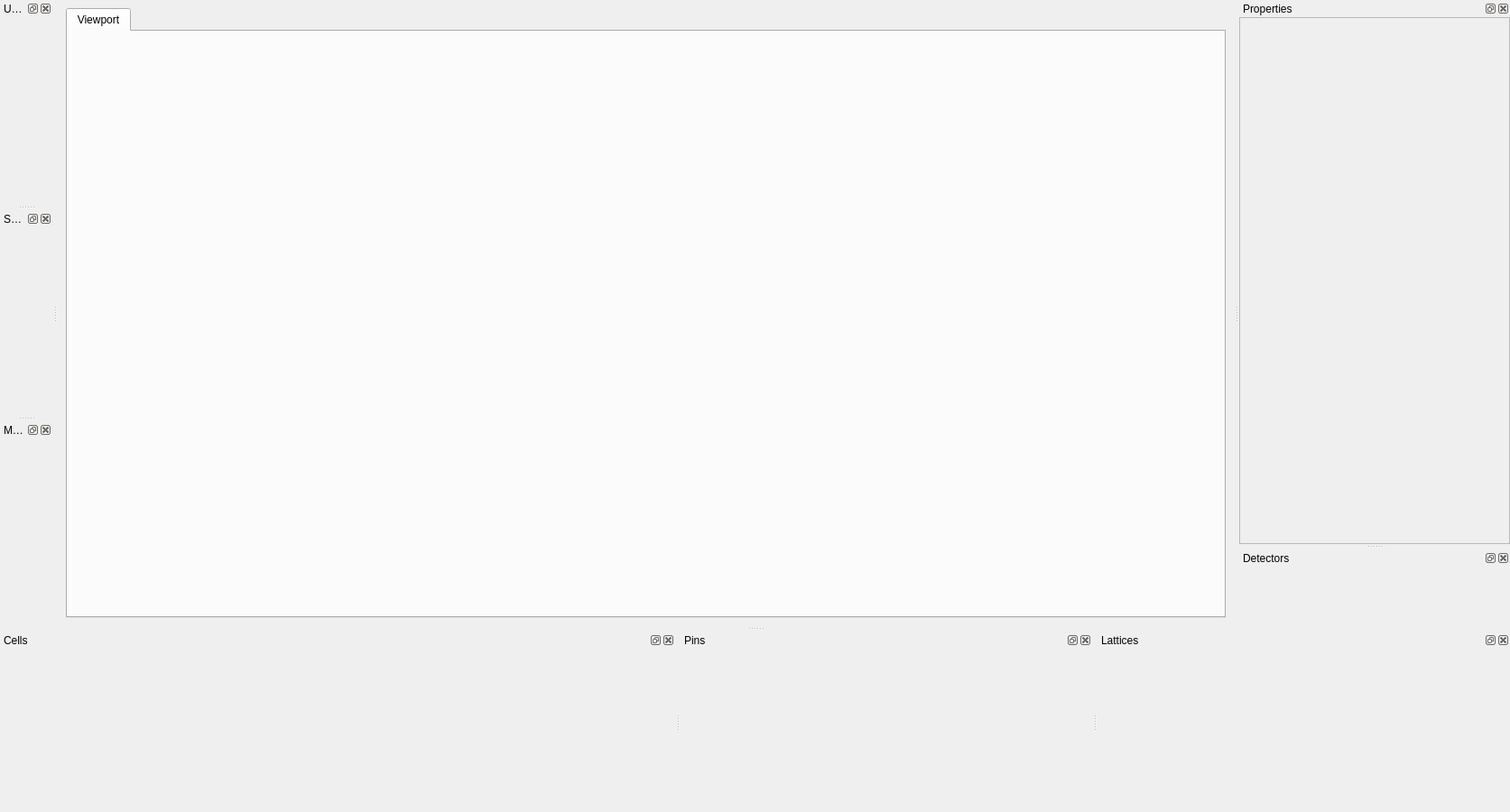
<?xml version="1.0" encoding="UTF-8"?>
<ui version="4.0">
 <class>MainWindow</class>
 <widget class="QMainWindow" name="MainWindow">
  <property name="geometry">
   <rect>
    <x>0</x>
    <y>0</y>
    <width>1673</width>
    <height>900</height>
   </rect>
  </property>
  <property name="windowTitle">
   <string>MainWindow</string>
  </property>
  <widget class="QWidget" name="centralwidget">
   <layout class="QGridLayout" name="gridLayout">
    <item row="0" column="0">
     <widget class="QTabWidget" name="tab_main">
      <property name="currentIndex">
       <number>0</number>
      </property>
      <widget class="QWidget" name="tab_viewport">
       <attribute name="title">
        <string>Viewport</string>
       </attribute>
       <layout class="QVBoxLayout" name="verticalLayout_6">
        <property name="leftMargin">
         <number>0</number>
        </property>
        <property name="topMargin">
         <number>0</number>
        </property>
        <property name="rightMargin">
         <number>0</number>
        </property>
        <property name="bottomMargin">
         <number>0</number>
        </property>
        <item>
         <widget class="QWidget" name="viewport_widget" native="true">
          <layout class="QVBoxLayout" name="verticalLayout_2">
           <property name="leftMargin">
            <number>0</number>
           </property>
           <property name="topMargin">
            <number>0</number>
           </property>
           <property name="rightMargin">
            <number>0</number>
           </property>
           <property name="bottomMargin">
            <number>0</number>
           </property>
           <item>
            <layout class="QVBoxLayout" name="viewport_layout"/>
           </item>
          </layout>
         </widget>
        </item>
       </layout>
      </widget>
     </widget>
    </item>
   </layout>
  </widget>
  <widget class="QMenuBar" name="menubar">
   <property name="geometry">
    <rect>
     <x>0</x>
     <y>0</y>
     <width>1673</width>
     <height>26</height>
    </rect>
   </property>
  </widget>
  <widget class="QDockWidget" name="dock_universes">
   <property name="windowTitle">
    <string>Universes</string>
   </property>
   <attribute name="dockWidgetArea">
    <number>1</number>
   </attribute>
   <widget class="QWidget" name="dock_universes_contents">
    <layout class="QVBoxLayout" name="verticalLayout_4">
     <property name="leftMargin">
      <number>0</number>
     </property>
     <property name="topMargin">
      <number>0</number>
     </property>
     <property name="rightMargin">
      <number>0</number>
     </property>
     <property name="bottomMargin">
      <number>0</number>
     </property>
     <item>
      <layout class="QVBoxLayout" name="universes_layout"/>
     </item>
    </layout>
   </widget>
  </widget>
  <widget class="QDockWidget" name="dock_surfaces">
   <property name="windowTitle">
    <string>Surfaces</string>
   </property>
   <attribute name="dockWidgetArea">
    <number>1</number>
   </attribute>
   <widget class="QWidget" name="dock_surfaces_contents">
    <layout class="QVBoxLayout" name="verticalLayout">
     <property name="leftMargin">
      <number>0</number>
     </property>
     <property name="topMargin">
      <number>0</number>
     </property>
     <property name="rightMargin">
      <number>0</number>
     </property>
     <property name="bottomMargin">
      <number>0</number>
     </property>
     <item>
      <layout class="QVBoxLayout" name="surfaces_layout"/>
     </item>
    </layout>
   </widget>
  </widget>
  <widget class="QDockWidget" name="dock_materials">
   <property name="windowTitle">
    <string>Materials</string>
   </property>
   <attribute name="dockWidgetArea">
    <number>1</number>
   </attribute>
   <widget class="QWidget" name="dock_materials_contents">
    <layout class="QVBoxLayout" name="verticalLayout_5">
     <property name="spacing">
      <number>7</number>
     </property>
     <property name="leftMargin">
      <number>0</number>
     </property>
     <property name="topMargin">
      <number>0</number>
     </property>
     <property name="rightMargin">
      <number>0</number>
     </property>
     <property name="bottomMargin">
      <number>0</number>
     </property>
     <item>
      <layout class="QVBoxLayout" name="materials_layout"/>
     </item>
    </layout>
   </widget>
  </widget>
  <widget class="QDockWidget" name="dock_cells">
   <property name="minimumSize">
    <size>
     <width>95</width>
     <height>200</height>
    </size>
   </property>
   <property name="windowTitle">
    <string>Cells</string>
   </property>
   <attribute name="dockWidgetArea">
    <number>8</number>
   </attribute>
   <widget class="QWidget" name="dock_cells_contents">
    <layout class="QVBoxLayout" name="verticalLayout_12">
     <property name="leftMargin">
      <number>0</number>
     </property>
     <property name="topMargin">
      <number>0</number>
     </property>
     <property name="rightMargin">
      <number>0</number>
     </property>
     <property name="bottomMargin">
      <number>0</number>
     </property>
     <item>
      <layout class="QVBoxLayout" name="cells_layout"/>
     </item>
    </layout>
   </widget>
  </widget>
  <widget class="QDockWidget" name="dock_properties">
   <property name="minimumSize">
    <size>
     <width>300</width>
     <height>135</height>
    </size>
   </property>
   <property name="windowTitle">
    <string>Properties</string>
   </property>
   <attribute name="dockWidgetArea">
    <number>2</number>
   </attribute>
   <widget class="QWidget" name="dock_properties_contents">
    <layout class="QVBoxLayout" name="verticalLayout_3">
     <property name="leftMargin">
      <number>0</number>
     </property>
     <property name="topMargin">
      <number>0</number>
     </property>
     <property name="rightMargin">
      <number>0</number>
     </property>
     <property name="bottomMargin">
      <number>0</number>
     </property>
     <item>
      <widget class="QScrollArea" name="scrollarea_properties">
       <property name="widgetResizable">
        <bool>true</bool>
       </property>
       <widget class="QWidget" name="scrollAreaWidgetContents">
        <property name="geometry">
         <rect>
          <x>0</x>
          <y>0</y>
          <width>298</width>
          <height>328</height>
         </rect>
        </property>
        <layout class="QHBoxLayout" name="horizontalLayout">
         <property name="leftMargin">
          <number>0</number>
         </property>
         <property name="topMargin">
          <number>0</number>
         </property>
         <property name="rightMargin">
          <number>0</number>
         </property>
         <property name="bottomMargin">
          <number>0</number>
         </property>
         <item>
          <layout class="QVBoxLayout" name="properties_layout"/>
         </item>
        </layout>
       </widget>
      </widget>
     </item>
    </layout>
   </widget>
  </widget>
  <widget class="QDockWidget" name="dock_detectors">
   <property name="windowTitle">
    <string>Detectors</string>
   </property>
   <attribute name="dockWidgetArea">
    <number>2</number>
   </attribute>
   <widget class="QWidget" name="dock_detectors_contents">
    <layout class="QVBoxLayout" name="verticalLayout_11">
     <property name="leftMargin">
      <number>0</number>
     </property>
     <property name="topMargin">
      <number>0</number>
     </property>
     <property name="rightMargin">
      <number>0</number>
     </property>
     <property name="bottomMargin">
      <number>0</number>
     </property>
     <item>
      <layout class="QVBoxLayout" name="detectors_layout"/>
     </item>
    </layout>
   </widget>
  </widget>
  <widget class="QDockWidget" name="dock_pins">
   <property name="windowTitle">
    <string>Pins</string>
   </property>
   <attribute name="dockWidgetArea">
    <number>8</number>
   </attribute>
   <widget class="QWidget" name="dock_pins_contents">
    <layout class="QVBoxLayout" name="verticalLayout_13">
     <property name="leftMargin">
      <number>0</number>
     </property>
     <property name="topMargin">
      <number>0</number>
     </property>
     <property name="rightMargin">
      <number>0</number>
     </property>
     <property name="bottomMargin">
      <number>0</number>
     </property>
     <item>
      <layout class="QVBoxLayout" name="pins_layout"/>
     </item>
    </layout>
   </widget>
  </widget>
  <widget class="QDockWidget" name="dock_lattices">
   <property name="windowTitle">
    <string>Lattices</string>
   </property>
   <attribute name="dockWidgetArea">
    <number>8</number>
   </attribute>
   <widget class="QWidget" name="dock_lattices_contents">
    <layout class="QVBoxLayout" name="verticalLayout_14">
     <property name="leftMargin">
      <number>0</number>
     </property>
     <property name="topMargin">
      <number>0</number>
     </property>
     <property name="rightMargin">
      <number>0</number>
     </property>
     <property name="bottomMargin">
      <number>0</number>
     </property>
     <item>
      <layout class="QVBoxLayout" name="lattices_layout"/>
     </item>
    </layout>
   </widget>
  </widget>
 </widget>
 <resources/>
 <connections/>
</ui>
